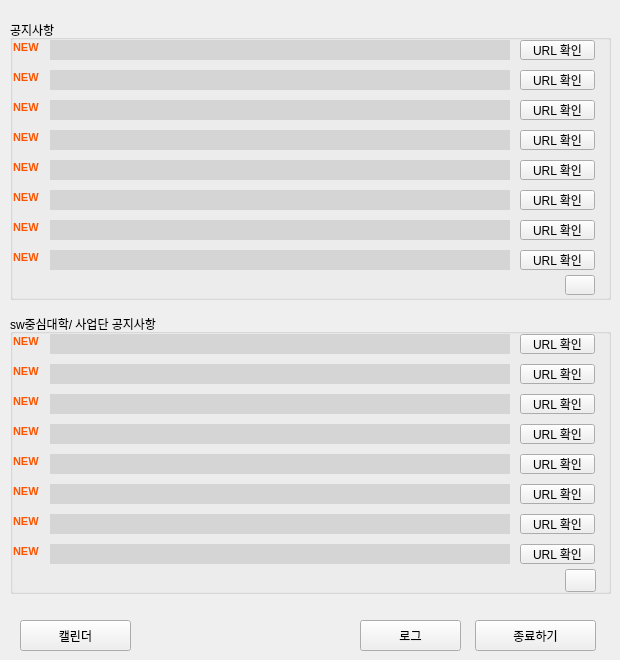
  <widget class="QWidget" name="centralwidget">
   <widget class="QGroupBox" name="groupBox_2">
    <property name="geometry">
     <rect>
      <x>10</x>
      <y>20</y>
      <width>601</width>
      <height>280</height>
     </rect>
    </property>
    <property name="title">
     <string>공지사항</string>
    </property>
    <widget class="QPushButton" name="Web2_Button7">
     <property name="geometry">
      <rect>
       <x>510</x>
       <y>200</y>
       <width>75</width>
       <height>20</height>
      </rect>
     </property>
     <property name="text">
      <string>URL 확인</string>
     </property>
    </widget>
    <widget class="QPushButton" name="Web2_Button3">
     <property name="geometry">
      <rect>
       <x>510</x>
       <y>80</y>
       <width>75</width>
       <height>20</height>
      </rect>
     </property>
     <property name="text">
      <string>URL 확인</string>
     </property>
    </widget>
    <widget class="QPushButton" name="Web2_Button2">
     <property name="geometry">
      <rect>
       <x>510</x>
       <y>50</y>
       <width>75</width>
       <height>20</height>
      </rect>
     </property>
     <property name="text">
      <string>URL 확인</string>
     </property>
    </widget>
    <widget class="QPushButton" name="Web2_Button5">
     <property name="geometry">
      <rect>
       <x>510</x>
       <y>140</y>
       <width>75</width>
       <height>20</height>
      </rect>
     </property>
     <property name="text">
      <string>URL 확인</string>
     </property>
    </widget>
    <widget class="QPushButton" name="Web2_Button4">
     <property name="geometry">
      <rect>
       <x>510</x>
       <y>110</y>
       <width>75</width>
       <height>20</height>
      </rect>
     </property>
     <property name="text">
      <string>URL 확인</string>
     </property>
    </widget>
    <widget class="QPushButton" name="Web2_Button1">
     <property name="geometry">
      <rect>
       <x>510</x>
       <y>20</y>
       <width>75</width>
       <height>20</height>
      </rect>
     </property>
     <property name="text">
      <string>URL 확인</string>
     </property>
    </widget>
    <widget class="QPushButton" name="Web2_Button6">
     <property name="geometry">
      <rect>
       <x>510</x>
       <y>170</y>
       <width>75</width>
       <height>20</height>
      </rect>
     </property>
     <property name="text">
      <string>URL 확인</string>
     </property>
    </widget>
    <widget class="QPushButton" name="Web2_Button8">
     <property name="geometry">
      <rect>
       <x>510</x>
       <y>230</y>
       <width>75</width>
       <height>20</height>
      </rect>
     </property>
     <property name="text">
      <string>URL 확인</string>
     </property>
    </widget>
    <widget class="QLabel" name="Web_New1">
     <property name="geometry">
      <rect>
       <x>3</x>
       <y>20</y>
       <width>31</width>
       <height>16</height>
      </rect>
     </property>
     <property name="font">
      <font>
       <pointsize>8</pointsize>
       <weight>75</weight>
       <bold>true</bold>
      </font>
     </property>
     <property name="mouseTracking">
      <bool>true</bool>
     </property>
     <property name="text">
      <string>&lt;html&gt;&lt;head/&gt;&lt;body&gt;&lt;p&gt;&lt;span style=&quot; color:#ff5500;&quot;&gt;NEW&lt;/span&gt;&lt;/p&gt;&lt;/body&gt;&lt;/html&gt;</string>
     </property>
    </widget>
    <widget class="QLabel" name="Web_New2">
     <property name="geometry">
      <rect>
       <x>3</x>
       <y>50</y>
       <width>31</width>
       <height>16</height>
      </rect>
     </property>
     <property name="font">
      <font>
       <pointsize>8</pointsize>
       <weight>75</weight>
       <bold>true</bold>
      </font>
     </property>
     <property name="mouseTracking">
      <bool>true</bool>
     </property>
     <property name="text">
      <string>&lt;html&gt;&lt;head/&gt;&lt;body&gt;&lt;p&gt;&lt;span style=&quot; color:#ff5500;&quot;&gt;NEW&lt;/span&gt;&lt;/p&gt;&lt;/body&gt;&lt;/html&gt;</string>
     </property>
    </widget>
    <widget class="QLabel" name="Web_New3">
     <property name="geometry">
      <rect>
       <x>3</x>
       <y>80</y>
       <width>31</width>
       <height>16</height>
      </rect>
     </property>
     <property name="font">
      <font>
       <pointsize>8</pointsize>
       <weight>75</weight>
       <bold>true</bold>
      </font>
     </property>
     <property name="mouseTracking">
      <bool>true</bool>
     </property>
     <property name="text">
      <string>&lt;html&gt;&lt;head/&gt;&lt;body&gt;&lt;p&gt;&lt;span style=&quot; color:#ff5500;&quot;&gt;NEW&lt;/span&gt;&lt;/p&gt;&lt;/body&gt;&lt;/html&gt;</string>
     </property>
    </widget>
    <widget class="QLabel" name="Web_New4">
     <property name="geometry">
      <rect>
       <x>3</x>
       <y>110</y>
       <width>31</width>
       <height>16</height>
      </rect>
     </property>
     <property name="font">
      <font>
       <pointsize>8</pointsize>
       <weight>75</weight>
       <bold>true</bold>
      </font>
     </property>
     <property name="mouseTracking">
      <bool>true</bool>
     </property>
     <property name="text">
      <string>&lt;html&gt;&lt;head/&gt;&lt;body&gt;&lt;p&gt;&lt;span style=&quot; color:#ff5500;&quot;&gt;NEW&lt;/span&gt;&lt;/p&gt;&lt;/body&gt;&lt;/html&gt;</string>
     </property>
    </widget>
    <widget class="QLabel" name="Web_New5">
     <property name="geometry">
      <rect>
       <x>3</x>
       <y>140</y>
       <width>31</width>
       <height>16</height>
      </rect>
     </property>
     <property name="font">
      <font>
       <pointsize>8</pointsize>
       <weight>75</weight>
       <bold>true</bold>
      </font>
     </property>
     <property name="mouseTracking">
      <bool>true</bool>
     </property>
     <property name="text">
      <string>&lt;html&gt;&lt;head/&gt;&lt;body&gt;&lt;p&gt;&lt;span style=&quot; color:#ff5500;&quot;&gt;NEW&lt;/span&gt;&lt;/p&gt;&lt;/body&gt;&lt;/html&gt;</string>
     </property>
    </widget>
    <widget class="QLabel" name="Web_New6">
     <property name="geometry">
      <rect>
       <x>3</x>
       <y>170</y>
       <width>31</width>
       <height>16</height>
      </rect>
     </property>
     <property name="font">
      <font>
       <pointsize>8</pointsize>
       <weight>75</weight>
       <bold>true</bold>
      </font>
     </property>
     <property name="mouseTracking">
      <bool>true</bool>
     </property>
     <property name="text">
      <string>&lt;html&gt;&lt;head/&gt;&lt;body&gt;&lt;p&gt;&lt;span style=&quot; color:#ff5500;&quot;&gt;NEW&lt;/span&gt;&lt;/p&gt;&lt;/body&gt;&lt;/html&gt;</string>
     </property>
    </widget>
    <widget class="QLabel" name="Web_New7">
     <property name="geometry">
      <rect>
       <x>3</x>
       <y>200</y>
       <width>31</width>
       <height>16</height>
      </rect>
     </property>
     <property name="font">
      <font>
       <pointsize>8</pointsize>
       <weight>75</weight>
       <bold>true</bold>
      </font>
     </property>
     <property name="mouseTracking">
      <bool>true</bool>
     </property>
     <property name="text">
      <string>&lt;html&gt;&lt;head/&gt;&lt;body&gt;&lt;p&gt;&lt;span style=&quot; color:#ff5500;&quot;&gt;NEW&lt;/span&gt;&lt;/p&gt;&lt;/body&gt;&lt;/html&gt;</string>
     </property>
    </widget>
    <widget class="QLabel" name="Web_New8">
     <property name="geometry">
      <rect>
       <x>3</x>
       <y>230</y>
       <width>31</width>
       <height>16</height>
      </rect>
     </property>
     <property name="font">
      <font>
       <pointsize>8</pointsize>
       <weight>75</weight>
       <bold>true</bold>
      </font>
     </property>
     <property name="mouseTracking">
      <bool>true</bool>
     </property>
     <property name="text">
      <string>&lt;html&gt;&lt;head/&gt;&lt;body&gt;&lt;p&gt;&lt;span style=&quot; color:#ff5500;&quot;&gt;NEW&lt;/span&gt;&lt;/p&gt;&lt;/body&gt;&lt;/html&gt;</string>
     </property>
    </widget>
    <widget class="QPushButton" name="alarm_group1">
     <property name="geometry">
      <rect>
       <x>555</x>
       <y>255</y>
       <width>30</width>
       <height>20</height>
      </rect>
     </property>
     <property name="text">
      <string/>
     </property>
     <property name="icon">
      <iconset>
       <normaloff>../resource/알람 on.png</normaloff>../resource/알람 on.png</iconset>
     </property>
    </widget>
    <widget class="QTextEdit" name="web_text_1">
     <property name="geometry">
      <rect>
       <x>40</x>
       <y>20</y>
       <width>460</width>
       <height>20</height>
      </rect>
     </property>
     <property name="font">
      <font>
       <pointsize>9</pointsize>
      </font>
     </property>
     <property name="styleSheet">
      <string notr="true">background-color: rgb(213, 213, 213);</string>
     </property>
     <property name="frameShape">
      <enum>QFrame::NoFrame</enum>
     </property>
     <property name="frameShadow">
      <enum>QFrame::Sunken</enum>
     </property>
     <property name="lineWidth">
      <number>1</number>
     </property>
     <property name="verticalScrollBarPolicy">
      <enum>Qt::ScrollBarAlwaysOff</enum>
     </property>
     <property name="horizontalScrollBarPolicy">
      <enum>Qt::ScrollBarAlwaysOff</enum>
     </property>
     <property name="sizeAdjustPolicy">
      <enum>QAbstractScrollArea::AdjustToContents</enum>
     </property>
     <property name="readOnly">
      <bool>true</bool>
     </property>
    </widget>
    <widget class="QTextEdit" name="web_text_2">
     <property name="geometry">
      <rect>
       <x>40</x>
       <y>50</y>
       <width>460</width>
       <height>20</height>
      </rect>
     </property>
     <property name="font">
      <font>
       <pointsize>9</pointsize>
      </font>
     </property>
     <property name="styleSheet">
      <string notr="true">background-color: rgb(213, 213, 213);</string>
     </property>
     <property name="frameShape">
      <enum>QFrame::NoFrame</enum>
     </property>
     <property name="frameShadow">
      <enum>QFrame::Sunken</enum>
     </property>
     <property name="lineWidth">
      <number>1</number>
     </property>
     <property name="verticalScrollBarPolicy">
      <enum>Qt::ScrollBarAlwaysOff</enum>
     </property>
     <property name="horizontalScrollBarPolicy">
      <enum>Qt::ScrollBarAlwaysOff</enum>
     </property>
     <property name="sizeAdjustPolicy">
      <enum>QAbstractScrollArea::AdjustToContents</enum>
     </property>
     <property name="readOnly">
      <bool>true</bool>
     </property>
    </widget>
    <widget class="QTextEdit" name="web_text_4">
     <property name="geometry">
      <rect>
       <x>40</x>
       <y>110</y>
       <width>460</width>
       <height>20</height>
      </rect>
     </property>
     <property name="font">
      <font>
       <pointsize>9</pointsize>
      </font>
     </property>
     <property name="styleSheet">
      <string notr="true">background-color: rgb(213, 213, 213);</string>
     </property>
     <property name="frameShape">
      <enum>QFrame::NoFrame</enum>
     </property>
     <property name="frameShadow">
      <enum>QFrame::Sunken</enum>
     </property>
     <property name="lineWidth">
      <number>1</number>
     </property>
     <property name="verticalScrollBarPolicy">
      <enum>Qt::ScrollBarAlwaysOff</enum>
     </property>
     <property name="horizontalScrollBarPolicy">
      <enum>Qt::ScrollBarAlwaysOff</enum>
     </property>
     <property name="sizeAdjustPolicy">
      <enum>QAbstractScrollArea::AdjustToContents</enum>
     </property>
     <property name="readOnly">
      <bool>true</bool>
     </property>
    </widget>
    <widget class="QTextEdit" name="web_text_3">
     <property name="geometry">
      <rect>
       <x>40</x>
       <y>80</y>
       <width>460</width>
       <height>20</height>
      </rect>
     </property>
     <property name="font">
      <font>
       <pointsize>9</pointsize>
      </font>
     </property>
     <property name="styleSheet">
      <string notr="true">background-color: rgb(213, 213, 213);</string>
     </property>
     <property name="frameShape">
      <enum>QFrame::NoFrame</enum>
     </property>
     <property name="frameShadow">
      <enum>QFrame::Sunken</enum>
     </property>
     <property name="lineWidth">
      <number>1</number>
     </property>
     <property name="verticalScrollBarPolicy">
      <enum>Qt::ScrollBarAlwaysOff</enum>
     </property>
     <property name="horizontalScrollBarPolicy">
      <enum>Qt::ScrollBarAlwaysOff</enum>
     </property>
     <property name="sizeAdjustPolicy">
      <enum>QAbstractScrollArea::AdjustToContents</enum>
     </property>
     <property name="readOnly">
      <bool>true</bool>
     </property>
    </widget>
    <widget class="QTextEdit" name="web_text_6">
     <property name="geometry">
      <rect>
       <x>40</x>
       <y>170</y>
       <width>460</width>
       <height>20</height>
      </rect>
     </property>
     <property name="font">
      <font>
       <pointsize>9</pointsize>
      </font>
     </property>
     <property name="styleSheet">
      <string notr="true">background-color: rgb(213, 213, 213);</string>
     </property>
     <property name="frameShape">
      <enum>QFrame::NoFrame</enum>
     </property>
     <property name="frameShadow">
      <enum>QFrame::Sunken</enum>
     </property>
     <property name="lineWidth">
      <number>1</number>
     </property>
     <property name="verticalScrollBarPolicy">
      <enum>Qt::ScrollBarAlwaysOff</enum>
     </property>
     <property name="horizontalScrollBarPolicy">
      <enum>Qt::ScrollBarAlwaysOff</enum>
     </property>
     <property name="sizeAdjustPolicy">
      <enum>QAbstractScrollArea::AdjustToContents</enum>
     </property>
     <property name="readOnly">
      <bool>true</bool>
     </property>
    </widget>
    <widget class="QTextEdit" name="web_text_7">
     <property name="geometry">
      <rect>
       <x>40</x>
       <y>200</y>
       <width>460</width>
       <height>20</height>
      </rect>
     </property>
     <property name="font">
      <font>
       <pointsize>9</pointsize>
      </font>
     </property>
     <property name="styleSheet">
      <string notr="true">background-color: rgb(213, 213, 213);</string>
     </property>
     <property name="frameShape">
      <enum>QFrame::NoFrame</enum>
     </property>
     <property name="frameShadow">
      <enum>QFrame::Sunken</enum>
     </property>
     <property name="lineWidth">
      <number>1</number>
     </property>
     <property name="verticalScrollBarPolicy">
      <enum>Qt::ScrollBarAlwaysOff</enum>
     </property>
     <property name="horizontalScrollBarPolicy">
      <enum>Qt::ScrollBarAlwaysOff</enum>
     </property>
     <property name="sizeAdjustPolicy">
      <enum>QAbstractScrollArea::AdjustToContents</enum>
     </property>
     <property name="readOnly">
      <bool>true</bool>
     </property>
    </widget>
    <widget class="QTextEdit" name="web_text_5">
     <property name="geometry">
      <rect>
       <x>40</x>
       <y>140</y>
       <width>460</width>
       <height>20</height>
      </rect>
     </property>
     <property name="font">
      <font>
       <pointsize>9</pointsize>
      </font>
     </property>
     <property name="styleSheet">
      <string notr="true">background-color: rgb(213, 213, 213);</string>
     </property>
     <property name="frameShape">
      <enum>QFrame::NoFrame</enum>
     </property>
     <property name="frameShadow">
      <enum>QFrame::Sunken</enum>
     </property>
     <property name="lineWidth">
      <number>1</number>
     </property>
     <property name="verticalScrollBarPolicy">
      <enum>Qt::ScrollBarAlwaysOff</enum>
     </property>
     <property name="horizontalScrollBarPolicy">
      <enum>Qt::ScrollBarAlwaysOff</enum>
     </property>
     <property name="sizeAdjustPolicy">
      <enum>QAbstractScrollArea::AdjustToContents</enum>
     </property>
     <property name="readOnly">
      <bool>true</bool>
     </property>
    </widget>
    <widget class="QTextEdit" name="web_text_8">
     <property name="geometry">
      <rect>
       <x>40</x>
       <y>230</y>
       <width>460</width>
       <height>20</height>
      </rect>
     </property>
     <property name="font">
      <font>
       <pointsize>9</pointsize>
      </font>
     </property>
     <property name="styleSheet">
      <string notr="true">background-color: rgb(213, 213, 213);</string>
     </property>
     <property name="frameShape">
      <enum>QFrame::NoFrame</enum>
     </property>
     <property name="frameShadow">
      <enum>QFrame::Sunken</enum>
     </property>
     <property name="lineWidth">
      <number>1</number>
     </property>
     <property name="verticalScrollBarPolicy">
      <enum>Qt::ScrollBarAlwaysOff</enum>
     </property>
     <property name="horizontalScrollBarPolicy">
      <enum>Qt::ScrollBarAlwaysOff</enum>
     </property>
     <property name="sizeAdjustPolicy">
      <enum>QAbstractScrollArea::AdjustToContents</enum>
     </property>
     <property name="readOnly">
      <bool>true</bool>
     </property>
    </widget>
   </widget>
   <widget class="QGroupBox" name="groupBox">
    <property name="geometry">
     <rect>
      <x>10</x>
      <y>314</y>
      <width>601</width>
      <height>280</height>
     </rect>
    </property>
    <property name="title">
     <string>sw중심대학/ 사업단 공지사항</string>
    </property>
    <widget class="QPushButton" name="Web_Button7">
     <property name="geometry">
      <rect>
       <x>510</x>
       <y>200</y>
       <width>75</width>
       <height>20</height>
      </rect>
     </property>
     <property name="text">
      <string>URL 확인</string>
     </property>
    </widget>
    <widget class="QPushButton" name="Web_Button4">
     <property name="geometry">
      <rect>
       <x>510</x>
       <y>110</y>
       <width>75</width>
       <height>20</height>
      </rect>
     </property>
     <property name="text">
      <string>URL 확인</string>
     </property>
    </widget>
    <widget class="QPushButton" name="Web_Button5">
     <property name="geometry">
      <rect>
       <x>510</x>
       <y>140</y>
       <width>75</width>
       <height>20</height>
      </rect>
     </property>
     <property name="text">
      <string>URL 확인</string>
     </property>
    </widget>
    <widget class="QPushButton" name="Web_Button1">
     <property name="geometry">
      <rect>
       <x>510</x>
       <y>20</y>
       <width>75</width>
       <height>20</height>
      </rect>
     </property>
     <property name="text">
      <string>URL 확인</string>
     </property>
    </widget>
    <widget class="QPushButton" name="Web_Button3">
     <property name="geometry">
      <rect>
       <x>510</x>
       <y>80</y>
       <width>75</width>
       <height>20</height>
      </rect>
     </property>
     <property name="text">
      <string>URL 확인</string>
     </property>
    </widget>
    <widget class="QPushButton" name="Web_Button6">
     <property name="geometry">
      <rect>
       <x>510</x>
       <y>170</y>
       <width>75</width>
       <height>20</height>
      </rect>
     </property>
     <property name="text">
      <string>URL 확인</string>
     </property>
    </widget>
    <widget class="QPushButton" name="Web_Button2">
     <property name="geometry">
      <rect>
       <x>510</x>
       <y>50</y>
       <width>75</width>
       <height>20</height>
      </rect>
     </property>
     <property name="text">
      <string>URL 확인</string>
     </property>
    </widget>
    <widget class="QPushButton" name="Web_Button8">
     <property name="geometry">
      <rect>
       <x>510</x>
       <y>230</y>
       <width>75</width>
       <height>20</height>
      </rect>
     </property>
     <property name="text">
      <string>URL 확인</string>
     </property>
    </widget>
    <widget class="QLabel" name="Web2_New3">
     <property name="geometry">
      <rect>
       <x>3</x>
       <y>80</y>
       <width>31</width>
       <height>16</height>
      </rect>
     </property>
     <property name="font">
      <font>
       <pointsize>8</pointsize>
       <weight>75</weight>
       <bold>true</bold>
      </font>
     </property>
     <property name="mouseTracking">
      <bool>true</bool>
     </property>
     <property name="text">
      <string>&lt;html&gt;&lt;head/&gt;&lt;body&gt;&lt;p&gt;&lt;span style=&quot; color:#ff5500;&quot;&gt;NEW&lt;/span&gt;&lt;/p&gt;&lt;/body&gt;&lt;/html&gt;</string>
     </property>
    </widget>
    <widget class="QLabel" name="Web2_New5">
     <property name="geometry">
      <rect>
       <x>3</x>
       <y>140</y>
       <width>31</width>
       <height>16</height>
      </rect>
     </property>
     <property name="font">
      <font>
       <pointsize>8</pointsize>
       <weight>75</weight>
       <bold>true</bold>
      </font>
     </property>
     <property name="mouseTracking">
      <bool>true</bool>
     </property>
     <property name="text">
      <string>&lt;html&gt;&lt;head/&gt;&lt;body&gt;&lt;p&gt;&lt;span style=&quot; color:#ff5500;&quot;&gt;NEW&lt;/span&gt;&lt;/p&gt;&lt;/body&gt;&lt;/html&gt;</string>
     </property>
    </widget>
    <widget class="QLabel" name="Web2_New6">
     <property name="geometry">
      <rect>
       <x>3</x>
       <y>170</y>
       <width>31</width>
       <height>16</height>
      </rect>
     </property>
     <property name="font">
      <font>
       <pointsize>8</pointsize>
       <weight>75</weight>
       <bold>true</bold>
      </font>
     </property>
     <property name="mouseTracking">
      <bool>true</bool>
     </property>
     <property name="text">
      <string>&lt;html&gt;&lt;head/&gt;&lt;body&gt;&lt;p&gt;&lt;span style=&quot; color:#ff5500;&quot;&gt;NEW&lt;/span&gt;&lt;/p&gt;&lt;/body&gt;&lt;/html&gt;</string>
     </property>
    </widget>
    <widget class="QLabel" name="Web2_New4">
     <property name="geometry">
      <rect>
       <x>3</x>
       <y>110</y>
       <width>31</width>
       <height>16</height>
      </rect>
     </property>
     <property name="font">
      <font>
       <pointsize>8</pointsize>
       <weight>75</weight>
       <bold>true</bold>
      </font>
     </property>
     <property name="mouseTracking">
      <bool>true</bool>
     </property>
     <property name="text">
      <string>&lt;html&gt;&lt;head/&gt;&lt;body&gt;&lt;p&gt;&lt;span style=&quot; color:#ff5500;&quot;&gt;NEW&lt;/span&gt;&lt;/p&gt;&lt;/body&gt;&lt;/html&gt;</string>
     </property>
    </widget>
    <widget class="QLabel" name="Web2_New8">
     <property name="geometry">
      <rect>
       <x>3</x>
       <y>230</y>
       <width>31</width>
       <height>16</height>
      </rect>
     </property>
     <property name="font">
      <font>
       <pointsize>8</pointsize>
       <weight>75</weight>
       <bold>true</bold>
      </font>
     </property>
     <property name="mouseTracking">
      <bool>true</bool>
     </property>
     <property name="text">
      <string>&lt;html&gt;&lt;head/&gt;&lt;body&gt;&lt;p&gt;&lt;span style=&quot; color:#ff5500;&quot;&gt;NEW&lt;/span&gt;&lt;/p&gt;&lt;/body&gt;&lt;/html&gt;</string>
     </property>
    </widget>
    <widget class="QLabel" name="Web2_New1">
     <property name="geometry">
      <rect>
       <x>3</x>
       <y>20</y>
       <width>31</width>
       <height>16</height>
      </rect>
     </property>
     <property name="font">
      <font>
       <pointsize>8</pointsize>
       <weight>75</weight>
       <bold>true</bold>
      </font>
     </property>
     <property name="mouseTracking">
      <bool>true</bool>
     </property>
     <property name="text">
      <string>&lt;html&gt;&lt;head/&gt;&lt;body&gt;&lt;p&gt;&lt;span style=&quot; color:#ff5500;&quot;&gt;NEW&lt;/span&gt;&lt;/p&gt;&lt;/body&gt;&lt;/html&gt;</string>
     </property>
    </widget>
    <widget class="QLabel" name="Web2_New7">
     <property name="geometry">
      <rect>
       <x>3</x>
       <y>200</y>
       <width>31</width>
       <height>16</height>
      </rect>
     </property>
     <property name="font">
      <font>
       <pointsize>8</pointsize>
       <weight>75</weight>
       <bold>true</bold>
      </font>
     </property>
     <property name="mouseTracking">
      <bool>true</bool>
     </property>
     <property name="text">
      <string>&lt;html&gt;&lt;head/&gt;&lt;body&gt;&lt;p&gt;&lt;span style=&quot; color:#ff5500;&quot;&gt;NEW&lt;/span&gt;&lt;/p&gt;&lt;/body&gt;&lt;/html&gt;</string>
     </property>
    </widget>
    <widget class="QLabel" name="Web2_New2">
     <property name="geometry">
      <rect>
       <x>3</x>
       <y>50</y>
       <width>31</width>
       <height>16</height>
      </rect>
     </property>
     <property name="font">
      <font>
       <pointsize>8</pointsize>
       <weight>75</weight>
       <bold>true</bold>
      </font>
     </property>
     <property name="mouseTracking">
      <bool>true</bool>
     </property>
     <property name="text">
      <string>&lt;html&gt;&lt;head/&gt;&lt;body&gt;&lt;p&gt;&lt;span style=&quot; color:#ff5500;&quot;&gt;NEW&lt;/span&gt;&lt;/p&gt;&lt;/body&gt;&lt;/html&gt;</string>
     </property>
    </widget>
    <widget class="QPushButton" name="alarm_group2">
     <property name="geometry">
      <rect>
       <x>555</x>
       <y>255</y>
       <width>31</width>
       <height>23</height>
      </rect>
     </property>
     <property name="text">
      <string/>
     </property>
     <property name="icon">
      <iconset>
       <normaloff>../resource/알람 on.png</normaloff>../resource/알람 on.png</iconset>
     </property>
    </widget>
    <widget class="QTextEdit" name="web2_text_5">
     <property name="geometry">
      <rect>
       <x>40</x>
       <y>140</y>
       <width>460</width>
       <height>20</height>
      </rect>
     </property>
     <property name="font">
      <font>
       <pointsize>9</pointsize>
      </font>
     </property>
     <property name="styleSheet">
      <string notr="true">background-color: rgb(213, 213, 213);</string>
     </property>
     <property name="frameShape">
      <enum>QFrame::NoFrame</enum>
     </property>
     <property name="frameShadow">
      <enum>QFrame::Sunken</enum>
     </property>
     <property name="lineWidth">
      <number>1</number>
     </property>
     <property name="verticalScrollBarPolicy">
      <enum>Qt::ScrollBarAlwaysOff</enum>
     </property>
     <property name="horizontalScrollBarPolicy">
      <enum>Qt::ScrollBarAlwaysOff</enum>
     </property>
     <property name="sizeAdjustPolicy">
      <enum>QAbstractScrollArea::AdjustToContents</enum>
     </property>
     <property name="readOnly">
      <bool>true</bool>
     </property>
    </widget>
    <widget class="QTextEdit" name="web2_text_8">
     <property name="geometry">
      <rect>
       <x>40</x>
       <y>230</y>
       <width>460</width>
       <height>20</height>
      </rect>
     </property>
     <property name="font">
      <font>
       <pointsize>9</pointsize>
      </font>
     </property>
     <property name="styleSheet">
      <string notr="true">background-color: rgb(213, 213, 213);</string>
     </property>
     <property name="frameShape">
      <enum>QFrame::NoFrame</enum>
     </property>
     <property name="frameShadow">
      <enum>QFrame::Sunken</enum>
     </property>
     <property name="lineWidth">
      <number>1</number>
     </property>
     <property name="verticalScrollBarPolicy">
      <enum>Qt::ScrollBarAlwaysOff</enum>
     </property>
     <property name="horizontalScrollBarPolicy">
      <enum>Qt::ScrollBarAlwaysOff</enum>
     </property>
     <property name="sizeAdjustPolicy">
      <enum>QAbstractScrollArea::AdjustToContents</enum>
     </property>
     <property name="readOnly">
      <bool>true</bool>
     </property>
    </widget>
    <widget class="QTextEdit" name="web2_text_6">
     <property name="geometry">
      <rect>
       <x>40</x>
       <y>170</y>
       <width>460</width>
       <height>20</height>
      </rect>
     </property>
     <property name="font">
      <font>
       <pointsize>9</pointsize>
      </font>
     </property>
     <property name="styleSheet">
      <string notr="true">background-color: rgb(213, 213, 213);</string>
     </property>
     <property name="frameShape">
      <enum>QFrame::NoFrame</enum>
     </property>
     <property name="frameShadow">
      <enum>QFrame::Sunken</enum>
     </property>
     <property name="lineWidth">
      <number>1</number>
     </property>
     <property name="verticalScrollBarPolicy">
      <enum>Qt::ScrollBarAlwaysOff</enum>
     </property>
     <property name="horizontalScrollBarPolicy">
      <enum>Qt::ScrollBarAlwaysOff</enum>
     </property>
     <property name="sizeAdjustPolicy">
      <enum>QAbstractScrollArea::AdjustToContents</enum>
     </property>
     <property name="readOnly">
      <bool>true</bool>
     </property>
    </widget>
    <widget class="QTextEdit" name="web2_text_2">
     <property name="geometry">
      <rect>
       <x>40</x>
       <y>50</y>
       <width>460</width>
       <height>20</height>
      </rect>
     </property>
     <property name="font">
      <font>
       <pointsize>9</pointsize>
      </font>
     </property>
     <property name="styleSheet">
      <string notr="true">background-color: rgb(213, 213, 213);</string>
     </property>
     <property name="frameShape">
      <enum>QFrame::NoFrame</enum>
     </property>
     <property name="frameShadow">
      <enum>QFrame::Sunken</enum>
     </property>
     <property name="lineWidth">
      <number>1</number>
     </property>
     <property name="verticalScrollBarPolicy">
      <enum>Qt::ScrollBarAlwaysOff</enum>
     </property>
     <property name="horizontalScrollBarPolicy">
      <enum>Qt::ScrollBarAlwaysOff</enum>
     </property>
     <property name="sizeAdjustPolicy">
      <enum>QAbstractScrollArea::AdjustToContents</enum>
     </property>
     <property name="readOnly">
      <bool>true</bool>
     </property>
    </widget>
    <widget class="QTextEdit" name="web2_text_7">
     <property name="geometry">
      <rect>
       <x>40</x>
       <y>200</y>
       <width>460</width>
       <height>20</height>
      </rect>
     </property>
     <property name="font">
      <font>
       <pointsize>9</pointsize>
      </font>
     </property>
     <property name="styleSheet">
      <string notr="true">background-color: rgb(213, 213, 213);</string>
     </property>
     <property name="frameShape">
      <enum>QFrame::NoFrame</enum>
     </property>
     <property name="frameShadow">
      <enum>QFrame::Sunken</enum>
     </property>
     <property name="lineWidth">
      <number>1</number>
     </property>
     <property name="verticalScrollBarPolicy">
      <enum>Qt::ScrollBarAlwaysOff</enum>
     </property>
     <property name="horizontalScrollBarPolicy">
      <enum>Qt::ScrollBarAlwaysOff</enum>
     </property>
     <property name="sizeAdjustPolicy">
      <enum>QAbstractScrollArea::AdjustToContents</enum>
     </property>
     <property name="readOnly">
      <bool>true</bool>
     </property>
    </widget>
    <widget class="QTextEdit" name="web2_text_3">
     <property name="geometry">
      <rect>
       <x>40</x>
       <y>80</y>
       <width>460</width>
       <height>20</height>
      </rect>
     </property>
     <property name="font">
      <font>
       <pointsize>9</pointsize>
      </font>
     </property>
     <property name="styleSheet">
      <string notr="true">background-color: rgb(213, 213, 213);</string>
     </property>
     <property name="frameShape">
      <enum>QFrame::NoFrame</enum>
     </property>
     <property name="frameShadow">
      <enum>QFrame::Sunken</enum>
     </property>
     <property name="lineWidth">
      <number>1</number>
     </property>
     <property name="verticalScrollBarPolicy">
      <enum>Qt::ScrollBarAlwaysOff</enum>
     </property>
     <property name="horizontalScrollBarPolicy">
      <enum>Qt::ScrollBarAlwaysOff</enum>
     </property>
     <property name="sizeAdjustPolicy">
      <enum>QAbstractScrollArea::AdjustToContents</enum>
     </property>
     <property name="readOnly">
      <bool>true</bool>
     </property>
    </widget>
    <widget class="QTextEdit" name="web2_text_1">
     <property name="geometry">
      <rect>
       <x>40</x>
       <y>20</y>
       <width>460</width>
       <height>20</height>
      </rect>
     </property>
     <property name="font">
      <font>
       <pointsize>9</pointsize>
      </font>
     </property>
     <property name="styleSheet">
      <string notr="true">background-color: rgb(213, 213, 213);</string>
     </property>
     <property name="frameShape">
      <enum>QFrame::NoFrame</enum>
     </property>
     <property name="frameShadow">
      <enum>QFrame::Sunken</enum>
     </property>
     <property name="lineWidth">
      <number>1</number>
     </property>
     <property name="verticalScrollBarPolicy">
      <enum>Qt::ScrollBarAlwaysOff</enum>
     </property>
     <property name="horizontalScrollBarPolicy">
      <enum>Qt::ScrollBarAlwaysOff</enum>
     </property>
     <property name="sizeAdjustPolicy">
      <enum>QAbstractScrollArea::AdjustToContents</enum>
     </property>
     <property name="readOnly">
      <bool>true</bool>
     </property>
    </widget>
    <widget class="QTextEdit" name="web2_text_4">
     <property name="geometry">
      <rect>
       <x>40</x>
       <y>110</y>
       <width>460</width>
       <height>20</height>
      </rect>
     </property>
     <property name="font">
      <font>
       <pointsize>9</pointsize>
      </font>
     </property>
     <property name="styleSheet">
      <string notr="true">background-color: rgb(213, 213, 213);</string>
     </property>
     <property name="frameShape">
      <enum>QFrame::NoFrame</enum>
     </property>
     <property name="frameShadow">
      <enum>QFrame::Sunken</enum>
     </property>
     <property name="lineWidth">
      <number>1</number>
     </property>
     <property name="verticalScrollBarPolicy">
      <enum>Qt::ScrollBarAlwaysOff</enum>
     </property>
     <property name="horizontalScrollBarPolicy">
      <enum>Qt::ScrollBarAlwaysOff</enum>
     </property>
     <property name="sizeAdjustPolicy">
      <enum>QAbstractScrollArea::AdjustToContents</enum>
     </property>
     <property name="readOnly">
      <bool>true</bool>
     </property>
    </widget>
   </widget>
   <widget class="QPushButton" name="pushButton">
    <property name="geometry">
     <rect>
      <x>475</x>
      <y>620</y>
      <width>121</width>
      <height>31</height>
     </rect>
    </property>
    <property name="text">
     <string>종료하기</string>
    </property>
   </widget>
   <widget class="QPushButton" name="pushButton_2">
    <property name="geometry">
     <rect>
      <x>20</x>
      <y>620</y>
      <width>111</width>
      <height>31</height>
     </rect>
    </property>
    <property name="text">
     <string>캘린더</string>
    </property>
   </widget>
   <widget class="QPushButton" name="pushButton_3">
    <property name="geometry">
     <rect>
      <x>360</x>
      <y>620</y>
      <width>101</width>
      <height>31</height>
     </rect>
    </property>
    <property name="text">
     <string>로그</string>
    </property>
   </widget>
  </widget>
